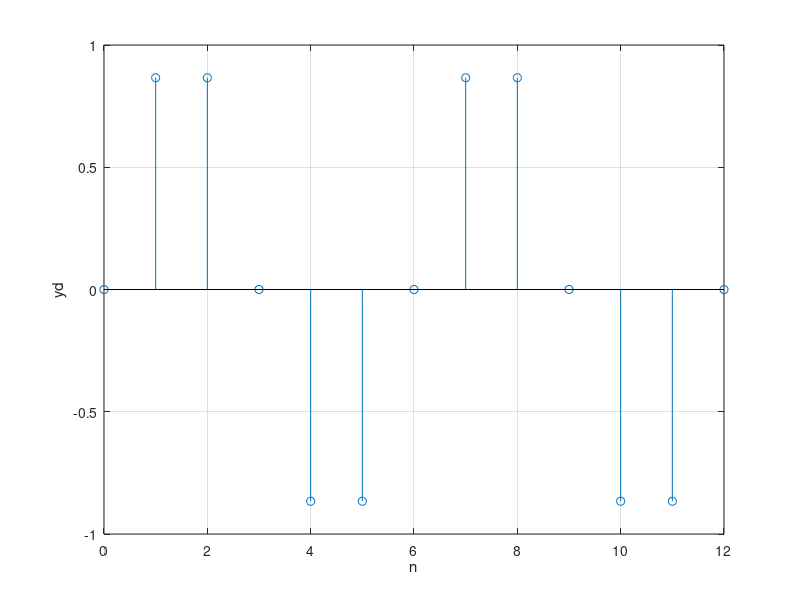

This figure's MATLAB source:
clear all;
close all;

fs=1200;
f=200;
mida=0.01;
n=0:fs*mida;
y=sin(2*pi*n*f/fs);
stem(n,y); 
xlabel('n'); ylabel('yd'); grid;